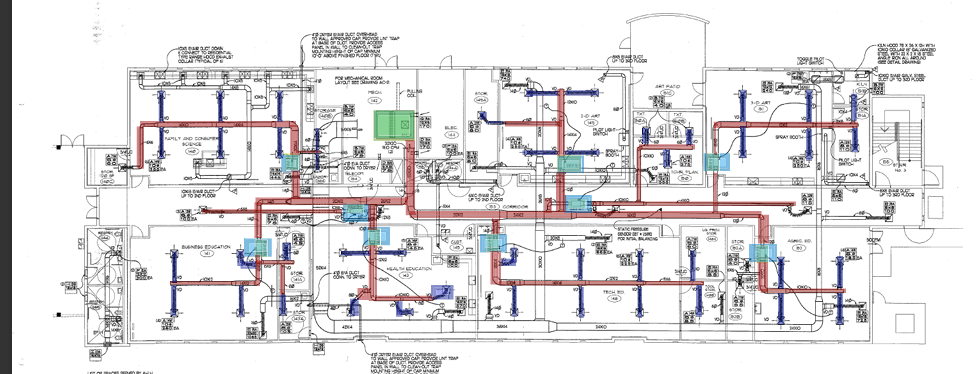
#> input picture mechanical_upload.png, 978 x 374 px
$ python clean_topology_renderer.py
#> lines starting #> are read from the running program, lines starting #| are printed output that depends on the picture; after the words box and inside, x2 and y2 are one past the last pixel; in counts of white or black regions, pixels touching at a corner belong together
import cv2
import numpy as np
import json
import math

INPUT_IMAGE = "../mechanical_upload.png"

OUTPUT_IMAGE = "../outputs/topology_render.png"

CANVAS_W = 1800
CANVAS_H = 900

# ---------- COLORS ----------

BG = (235, 235, 235)

ROOM_FILL = (70, 70, 70)
ROOM_BORDER = (45, 45, 45)

DUCT_COLOR = (245, 245, 245)

VAV_COLOR = (120, 40, 20)

AHU_COLOR = (40, 140, 40)

# ---------- LOAD IMAGE ----------

img = cv2.imread(INPUT_IMAGE)
#> img is the input picture: shape (374, 978, 3); mean B, G, R 226.9, 225.8, 227.6

if img is None:
    print("ERROR loading image")
    exit()

hsv = cv2.cvtColor(img, cv2.COLOR_BGR2HSV)
#> hsv: shape (374, 978, 3); mean H, S, V 5.3, 8, 229.9

# ---------- COLOR MASKS ----------

# RED = DUCTS

lower_red1 = np.array([0, 120, 70])
upper_red1 = np.array([10, 255, 255])

lower_red2 = np.array([170, 120, 70])
upper_red2 = np.array([180, 255, 255])

mask_red1 = cv2.inRange(hsv, lower_red1, upper_red1)
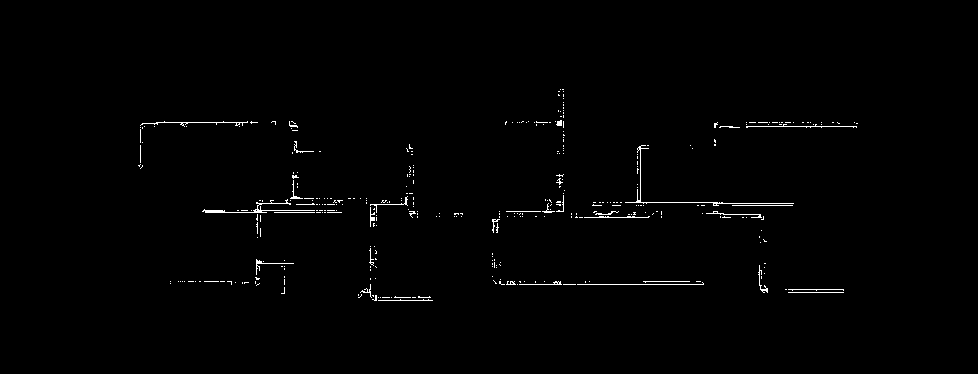
#> mask_red1: shape (374, 978); 0.87% white in thin lines or dots, all inside (x1, y1, x2, y2) = (138, 89, 858, 301)
mask_red2 = cv2.inRange(hsv, lower_red2, upper_red2)
#> mask_red2: shape (374, 978); 0.18% white in thin lines or dots, all inside (x1, y1, x2, y2) = (137, 91, 856, 300)

duct_mask = mask_red1 + mask_red2
#> duct_mask: shape (374, 978); 1.1% white in thin lines or dots, all inside (x1, y1, x2, y2) = (137, 89, 858, 301)

# BLUE = VAVS

lower_blue = np.array([90, 80, 50])
upper_blue = np.array([140, 255, 255])

vav_mask = cv2.inRange(hsv, lower_blue, upper_blue)
#> vav_mask: shape (374, 978); 2.2% white; 60 white regions (3 under 20 px), largest, box (x1, y1, x2, y2) and area: (237, 238, 256, 269) 326, (749, 244, 777, 262) 278, (343, 205, 368, 222) 270

# GREEN = AHU

lower_green = np.array([35, 50, 50])
upper_green = np.array([85, 255, 255])

ahu_mask = cv2.inRange(hsv, lower_green, upper_green)
#> ahu_mask: shape (374, 978); 0.55% white; 26 white regions (12 under 20 px), largest, box (x1, y1, x2, y2) and area: (374, 110, 415, 141) 1219, (557, 155, 581, 172) 209, (285, 154, 299, 171) 119

# ---------- CLEAN MASKS ----------

kernel = np.ones((5,5), np.uint8)

duct_mask = cv2.morphologyEx(
    duct_mask,
    cv2.MORPH_CLOSE,
    kernel
)
#> duct_mask: shape (374, 978); 1.8% white; 38 white regions (15 under 20 px), largest, box (x1, y1, x2, y2) and area: (202, 172, 343, 238) 935, (592, 144, 794, 206) 706, (137, 121, 276, 169) 701

vav_mask = cv2.morphologyEx(
    vav_mask,
    cv2.MORPH_CLOSE,
    kernel
)
#> vav_mask: shape (374, 978); 2.3% white; 52 white regions (2 under 20 px), largest, box (x1, y1, x2, y2) and area: (749, 244, 784, 325) 691, (237, 238, 256, 269) 395, (740, 90, 746, 158) 383

ahu_mask = cv2.morphologyEx(
    ahu_mask,
    cv2.MORPH_CLOSE,
    kernel
)
#> ahu_mask: shape (374, 978); 0.58% white; 17 white regions (4 under 20 px), largest, box (x1, y1, x2, y2) and area: (374, 110, 415, 141) 1221, (557, 155, 581, 172) 222, (285, 154, 299, 171) 134

# ---------- CREATE CANVAS ----------

canvas = np.full(
    (CANVAS_H, CANVAS_W, 3),
    BG,
    dtype=np.uint8
)

# ---------- SCALE ----------

img_h, img_w = duct_mask.shape
#> img_h = 374; img_w = 978

scale = min(
    CANVAS_W / img_w,
    CANVAS_H / img_h
)
#> scale = 1.84

offset_x = 50
offset_y = 50

# ---------- DRAW ARCHITECTURE ----------

gray = cv2.cvtColor(img, cv2.COLOR_BGR2GRAY)
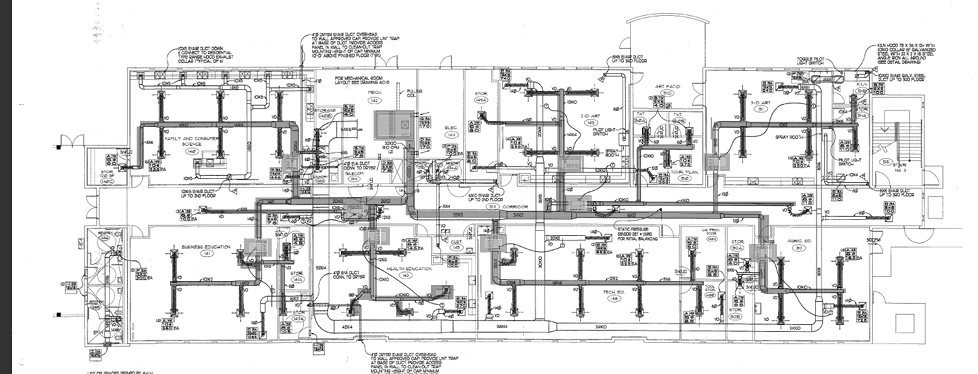
#> gray: shape (374, 978); min 0, max 255, mean 226.5

walls = cv2.Canny(gray, 80, 180)
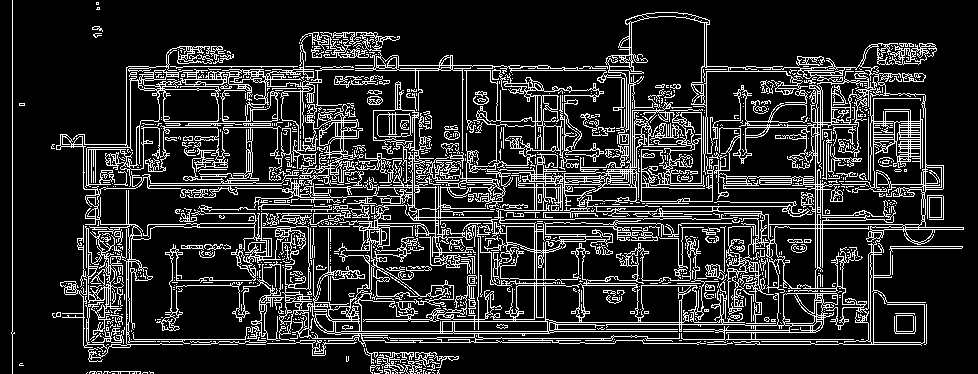
#> walls: shape (374, 978); 16.5% white in thin lines or dots

lines = cv2.HoughLinesP(
    walls,
    1,
    np.pi / 180,
    threshold=120,
    minLineLength=40,
    maxLineGap=8
)
#> lines = 515 rows, first 6: [501, 178, 845, 178], [323, 331, 724, 331], [125, 183, 313, 183], [868, 227, 963, 227], [518, 187, 668, 187], [355, 70, 633, 70]

if lines is not None:

    for l in lines:

        x1, y1, x2, y2 = l[0]

        x1 = int(x1 * scale) + offset_x
        y1 = int(y1 * scale) + offset_y

        x2 = int(x2 * scale) + offset_x
        y2 = int(y2 * scale) + offset_y

        cv2.line(
            canvas,
            (x1, y1),
            (x2, y2),
            ROOM_BORDER,
            2
        )
#> this loop made 515 passes
#> (l, x1, y1, x2, y2) on passes 1 to 3: ([[501, 178, 845, 178]], 972, 377, 1605, 377), ([[323, 331, 724, 331]], 644, 659, 1382, 659), ([[125, 183, 313, 183]], 280, 386, 626, 386)
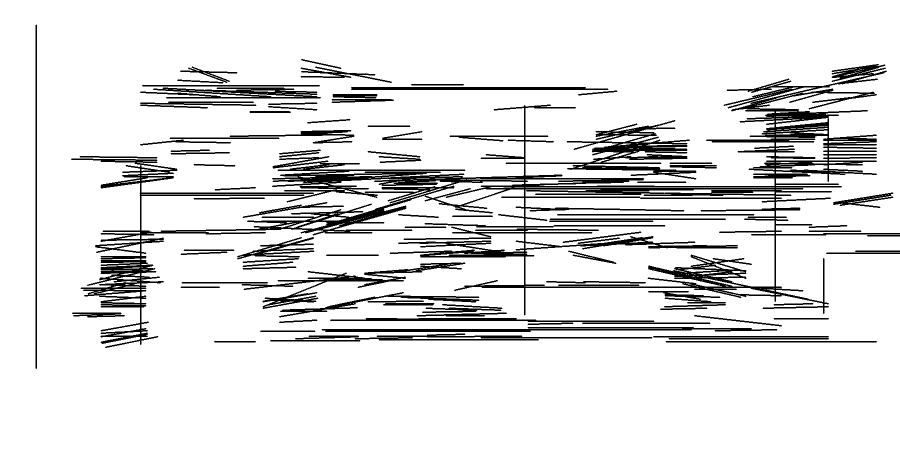
#> canvas: shape (900, 1800, 3) (shown at 1/2 size); values 45 (black) and 235 (white), 88.3% white; 91 black regions

# ---------- DRAW DUCTS ----------

contours, _ = cv2.findContours(
    duct_mask,
    cv2.RETR_EXTERNAL,
    cv2.CHAIN_APPROX_SIMPLE
)
#> contours = 38 contours, 18 with area under 20; largest, box (x1, y1, x2, y2) and area: (202, 172, 343, 238) 726, (137, 121, 276, 169) 514, (592, 144, 794, 206) 432, (746, 122, 858, 128) 415, (368, 144, 418, 227) 362

for cnt in contours:

    area = cv2.contourArea(cnt)

    if area < 120:
        continue

    x, y, w, h = cv2.boundingRect(cnt)

    x = int(x * scale) + offset_x
    y = int(y * scale) + offset_y

    w = int(w * scale)
    h = int(h * scale)

    cv2.rectangle(
        canvas,
        (x, y),
        (x + w, y + h),
        DUCT_COLOR,
        -1
    )
#> this loop made 38 passes
#> (area, x, y, w, h) on passes 1, 5, 7, 9, 19, 25, 26, 30, 31, 34, 37, 38: (165.5, 1494, 581, 108, 7), (232.5, 708, 561, 138, 42), (148, 1445, 534, 18, 55), (309.5, 955, 515, 390, 58), (320, 1100, 438, 152, 12), (293.5, 981, 366, 110, 82), (726, 421, 366, 259, 121), (432.5, 1139, 315, 371, 114), (362.5, 727, 315, 92, 152), (415, 1423, 274, 206, 11), (514, 302, 272, 255, 88), (129, 979, 213, 110, 119)
#> area on passes 8, 10, 15, 17, 20, 32: 79.5, 89.5, 22.5, 110, 58.5, 31.5
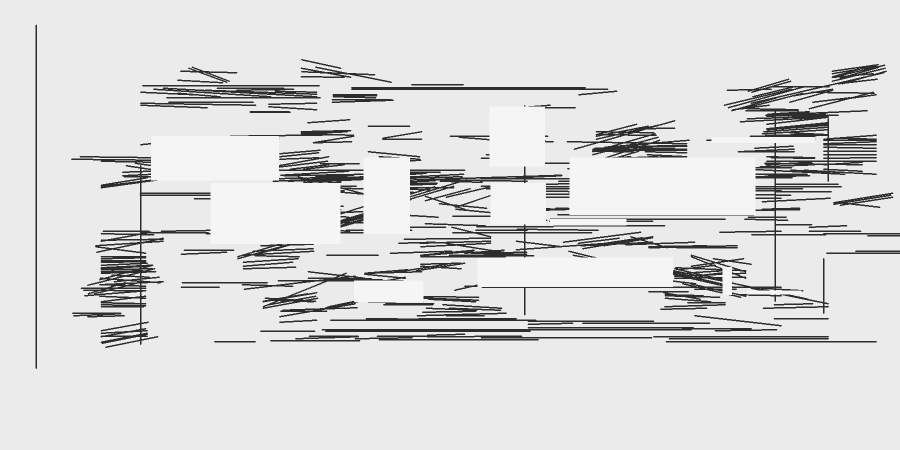
#> canvas: shape (900, 1800, 3) (shown at 1/2 size); 10.46% of pixels changed, all inside (x1, y1, x2, y2) = (302, 213, 1630, 604)

# ---------- DRAW VAVS ----------

contours, _ = cv2.findContours(
    vav_mask,
    cv2.RETR_EXTERNAL,
    cv2.CHAIN_APPROX_SIMPLE
)
#> contours = 52 contours, 3 with area under 20; largest, box (x1, y1, x2, y2) and area: (749, 244, 784, 325) 561, (564, 195, 592, 213) 420, (237, 238, 256, 269) 344, (740, 90, 746, 158) 306, (431, 285, 453, 300) 274

for cnt in contours:

    area = cv2.contourArea(cnt)

    if area < 100:
        continue

    x, y, w, h = cv2.boundingRect(cnt)

    x = int(x * scale) + offset_x
    y = int(y * scale) + offset_y

    w = int(w * scale)
    h = int(h *scale)

    cv2.rectangle(
        canvas,
        (x, y),
        (x + w, y + h),
        VAV_COLOR,
        -1
    )
#> this loop made 52 passes
#> (area, x, y, w, h) on passes 1, 2, 8, 10, 11, 14, 15: (116.5, 778, 603, 31, 27), (117.5, 694, 598, 16, 33), (102, 489, 576, 9, 55), (274, 843, 574, 40, 27), (150, 1590, 521, 11, 58), (240.5, 364, 511, 11, 119), (117.5, 690, 250, 6, 31)
#> cnt on passes 21, 24, 29, 34, 37, 38: [[257, 238], [260, 238]], [[480, 234], [480, 251], [485, 251], [485, 234]], [[299, 155], [299, 169]], [[663, 149], [663, 166], [669, 166], [669, 149]], [[852, 128], [852, 151], [857, 151], [857, 128]], [[642, 128], [642, 142], [648, 142], [648, 128]]
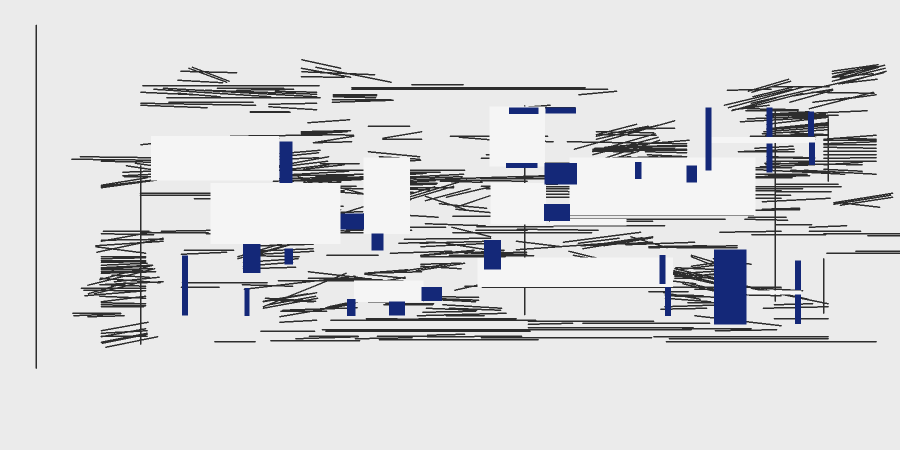
#> canvas: shape (900, 1800, 3) (shown at 1/2 size); 2.35% of pixels changed, all inside (x1, y1, x2, y2) = (364, 215, 1630, 649); drawn as B, G, R

# ---------- DRAW AHU ----------

contours, _ = cv2.findContours(
    ahu_mask,
    cv2.RETR_EXTERNAL,
    cv2.CHAIN_APPROX_SIMPLE
)

for cnt in contours:

    area = cv2.contourArea(cnt)

    if area < 150:
        continue

    x, y, w, h = cv2.boundingRect(cnt)

    x = int(x * scale) + offset_x
    y = int(y * scale) + offset_y

    w = int(w * scale)
    h = int(h * scale)

    cv2.rectangle(
        canvas,
        (x, y),
        (x + w, y + h),
        AHU_COLOR,
        -1
    )
#> this loop made 17 passes
#> cnt on passes 9, 11, 12, 13: [[585, 205]], [[568, 200], [568, 207]], [[577, 199], [584, 199]], [[570, 199], [571, 199]]
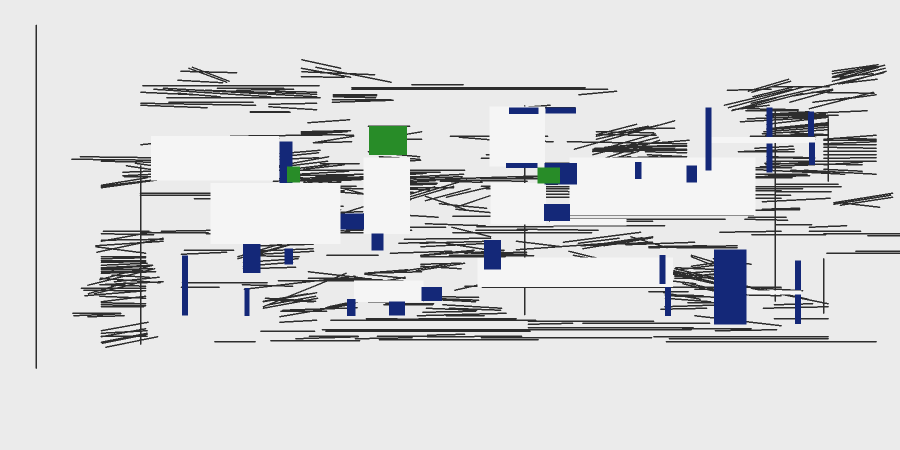
#> canvas: shape (900, 1800, 3) (shown at 1/2 size); 0.41% of pixels changed, all inside (x1, y1, x2, y2) = (574, 252, 1120, 367); drawn as B, G, R

# ---------- SAVE ----------

cv2.imwrite(
    OUTPUT_IMAGE,
    canvas
)

print("DONE")
print("Saved:", OUTPUT_IMAGE)
